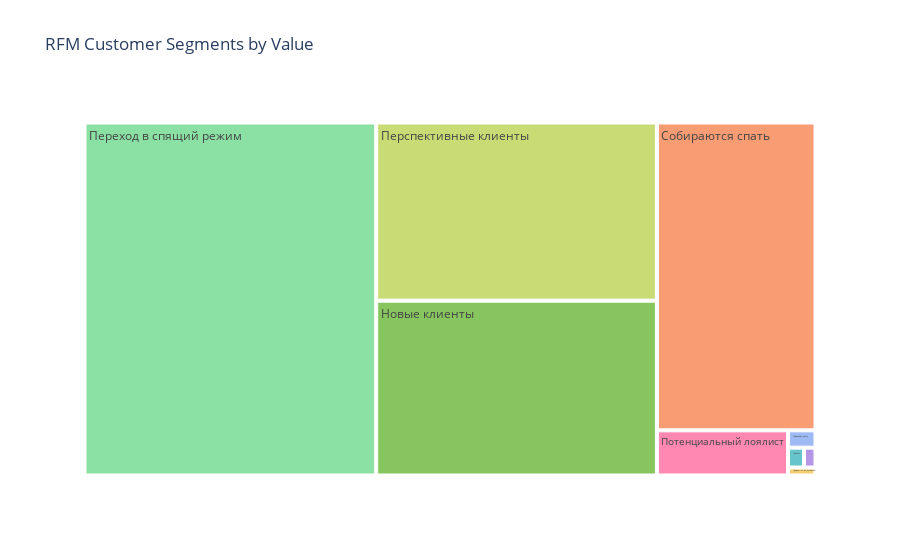

Here is the notebook cell this chart was saved with:
### Code cell
#Сегментация клиентов по выручке, которую они принесли
segment_counts = rfm_df.groupby('Segment').agg({'Monetary': 'sum'}) \
    .rename(columns={'Monetary': 'revenue'}) \
    .sort_values("revenue", ascending=False) \
    .reset_index()

fig_treemap_segment_product = px.treemap(segment_counts,
                                         path=['Segment'],
                                         values='revenue',
                                         color='Segment',
                                         color_discrete_sequence=px.colors.qualitative.Pastel,
                                         title='RFM Customer Segments by Value')
fig_treemap_segment_product.show()

### Figure 1 — Plotly figure (JSON) as saved in the notebook; plotly's stock layout.template omitted (floating-point values rounded to 4 significant figures)
{"data": [{"branchvalues": "total", "customdata": [["Чемпики"], ["Нуждаются во внимании"], ["Собираются спать"], ["Нельзя терять"], ["Новые клиенты"], ["Подвержен риску"], ["Потенциальный лоялист"], ["Перспективные клиенты"], ["Переход в спящий режим"], ["Постоянные клиенты"]], "domain": {"x": [0, 1], "y": [0, 1]}, "hovertemplate": "labels=%{label}<br>revenue=%{value}<br>parent=%{parent}<br>id=%{id}<br>Segment=%{customdata[0]}<extra></extra>", "ids": ["Чемпики", "Нуждаются во внимании", "Собираются спать", "Нельзя терять", "Новые клиенты", "Подвержен риску", "Потенциальный лоялист", "Перспективные клиенты", "Переход в спящий режим", "Постоянные клиенты"], "labels": ["Чемпики", "Нуждаются во внимании", "Собираются спать", "Нельзя терять", "Новые клиенты", "Подвержен риску", "Потенциальный лоялист", "Перспективные клиенты", "Переход в спящий режим", "Постоянные клиенты"], "marker": {"colors": ["rgb(102, 197, 204)", "rgb(246, 207, 113)", "rgb(248, 156, 116)", "rgb(220, 176, 242)", "rgb(135, 197, 95)", "rgb(158, 185, 243)", "rgb(254, 136, 177)", "rgb(201, 219, 116)", "rgb(139, 224, 164)", "rgb(180, 151, 231)"]}, "name": "", "parents": ["", "", "", "", "", "", "", "", "", ""], "type": "treemap", "values": [16590.0, 11400.0, 2553000.0, 58.4, 2566000.0, 24870.0, 309600.0, 2615000.0, 5384000.0, 11930.0]}], "layout": {"legend": {"tracegroupgap": 0}, "title": {"text": "RFM Customer Segments by Value"}, "treemapcolorway": ["rgb(102, 197, 204)", "rgb(246, 207, 113)", "rgb(248, 156, 116)", "rgb(220, 176, 242)", "rgb(135, 197, 95)", "rgb(158, 185, 243)", "rgb(254, 136, 177)", "rgb(201, 219, 116)", "rgb(139, 224, 164)", "rgb(180, 151, 231)", "rgb(179, 179, 179)"]}}
